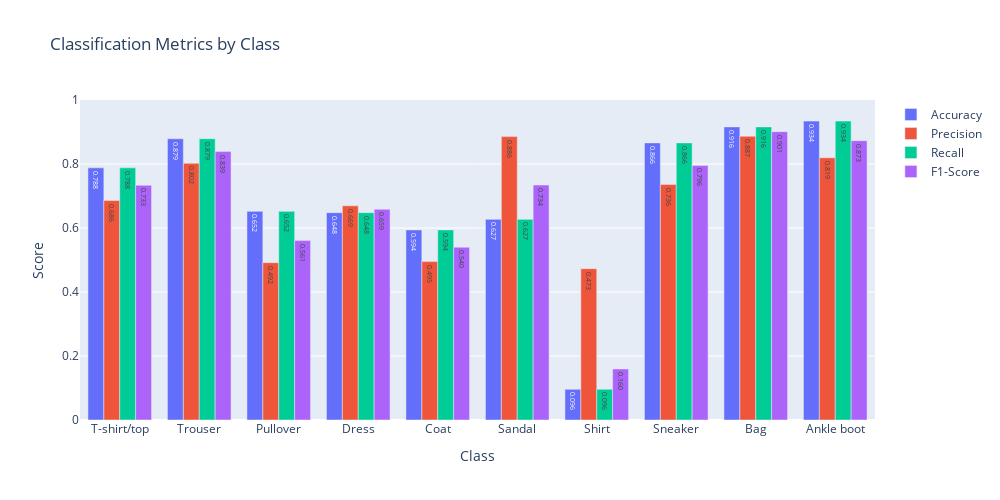

Here is the notebook cell this chart was saved with:
### Code cell
precision, recall, f1, support = precision_recall_fscore_support(
    all_labels, all_preds, average=None
)

# Calculate per-class accuracy
class_correct = np.diag(cm)
class_total = cm.sum(axis=1)
accuracy = class_correct / class_total

# Create grouped bar chart
fig = go.Figure()

fig.add_trace(
    go.Bar(
        name="Accuracy",
        x=classes,
        y=accuracy,
        text=[f"{a:.3f}" for a in accuracy],
        textposition="auto",
    )
)

fig.add_trace(
    go.Bar(
        name="Precision",
        x=classes,
        y=precision,
        text=[f"{p:.3f}" for p in precision],
        textposition="auto",
    )
)

fig.add_trace(
    go.Bar(
        name="Recall",
        x=classes,
        y=recall,
        text=[f"{r:.3f}" for r in recall],
        textposition="auto",
    )
)

fig.add_trace(
    go.Bar(
        name="F1-Score",
        x=classes,
        y=f1,
        text=[f"{f:.3f}" for f in f1],
        textposition="auto",
    )
)

fig.update_layout(
    title="Classification Metrics by Class",
    xaxis_title="Class",
    yaxis_title="Score",
    yaxis_range=[0, 1],
    barmode="group",
    width=1000,
    height=500,
)

fig.show()

# Print overall metrics
overall_accuracy = (all_preds == all_labels).mean()
print(f"\nOverall Accuracy: {overall_accuracy:.2%}")
print(f"Average Precision: {precision.mean():.3f}")
print(f"Average Recall: {recall.mean():.3f}")
print(f"Average F1-Score: {f1.mean():.3f}")

### Figure 1 — Plotly figure (JSON) as saved in the notebook; plotly's stock layout.template omitted (floating-point values rounded to 4 significant figures)
{"data": [{"name": "Accuracy", "text": ["0.788", "0.879", "0.652", "0.648", "0.594", "0.627", "0.096", "0.866", "0.916", "0.934"], "textposition": "auto", "type": "bar", "x": ["T-shirt/top", "Trouser", "Pullover", "Dress", "Coat", "Sandal", "Shirt", "Sneaker", "Bag", "Ankle boot"], "y": [0.788, 0.879, 0.652, 0.648, 0.594, 0.627, 0.096, 0.866, 0.916, 0.934]}, {"name": "Precision", "text": ["0.686", "0.802", "0.492", "0.669", "0.495", "0.886", "0.473", "0.736", "0.887", "0.819"], "textposition": "auto", "type": "bar", "x": ["T-shirt/top", "Trouser", "Pullover", "Dress", "Coat", "Sandal", "Shirt", "Sneaker", "Bag", "Ankle boot"], "y": [0.6858, 0.802, 0.4917, 0.6694, 0.495, 0.8856, 0.4729, 0.7358, 0.8867, 0.8193]}, {"name": "Recall", "text": ["0.788", "0.879", "0.652", "0.648", "0.594", "0.627", "0.096", "0.866", "0.916", "0.934"], "textposition": "auto", "type": "bar", "x": ["T-shirt/top", "Trouser", "Pullover", "Dress", "Coat", "Sandal", "Shirt", "Sneaker", "Bag", "Ankle boot"], "y": [0.788, 0.879, 0.652, 0.648, 0.594, 0.627, 0.096, 0.866, 0.916, 0.934]}, {"name": "F1-Score", "text": ["0.733", "0.839", "0.561", "0.659", "0.540", "0.734", "0.160", "0.796", "0.901", "0.873"], "textposition": "auto", "type": "bar", "x": ["T-shirt/top", "Trouser", "Pullover", "Dress", "Coat", "Sandal", "Shirt", "Sneaker", "Bag", "Ankle boot"], "y": [0.7334, 0.8387, 0.5606, 0.6585, 0.54, 0.7342, 0.1596, 0.7956, 0.9011, 0.8729]}], "layout": {"barmode": "group", "height": 500, "title": {"text": "Classification Metrics by Class"}, "width": 1000, "xaxis": {"title": {"text": "Class"}}, "yaxis": {"range": [0, 1], "title": {"text": "Score"}}}}
